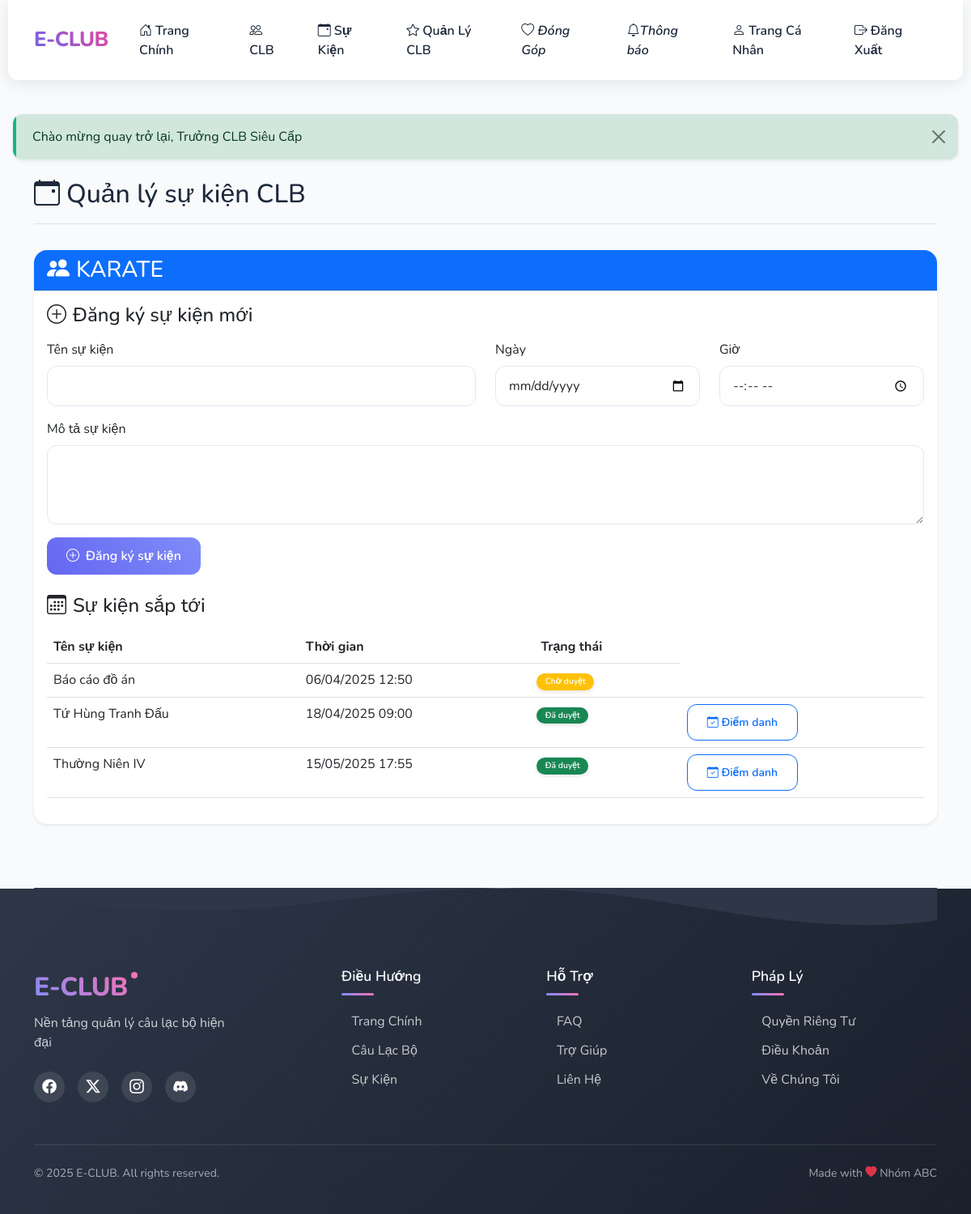
The app's page /index.php?page=club_leader/events&club_id=1 (signed in) with its own data.
### tables this page shows
CREATE TABLE `clubs` (
  `id` int(11) NOT NULL,
  `name` varchar(100) NOT NULL,
  `description` text DEFAULT NULL,
  `created_at` timestamp NOT NULL DEFAULT current_timestamp(),
  `status` enum('active','inactive') NOT NULL DEFAULT 'active',
  `image_url` varchar(255) DEFAULT NULL,
  `bank_info` longtext DEFAULT NULL
);

CREATE TABLE `events` (
  `id` int(11) NOT NULL,
  `club_id` int(11) DEFAULT NULL,
  `title` varchar(200) NOT NULL,
  `description` text DEFAULT NULL,
  `event_date` datetime NOT NULL,
  `status` enum('pending','approved','rejected') DEFAULT 'pending',
  `created_by` int(11) DEFAULT NULL,
  `created_at` timestamp NOT NULL DEFAULT current_timestamp(),
  `notification_before_event` tinyint(1) DEFAULT 0,
  `notification_on_event_day` tinyint(1) DEFAULT 0
);

### pages/club_leader/events.php (the view, shortened to what this page needs)
<?php
$sql = "SELECT c.* FROM clubs c
       INNER JOIN club_leaders cl ON c.id = cl.club_id
       WHERE cl.user_id = ?";
$stmt = $conn->prepare($sql);
$stmt->bind_param("i", $_SESSION['user_id']);
$stmt->execute();
$managed_clubs = $stmt->get_result()->fetch_all(MYSQLI_ASSOC);
$club_events = [];
foreach ($managed_clubs as $club) {
    $sql = "SELECT * FROM events
           WHERE club_id = ? AND event_date >= CURDATE()
           ORDER BY event_date ASC";
    $stmt = $conn->prepare($sql);
    $stmt->bind_param("i", $club['id']);
    $stmt->execute();
    $club_events[$club['id']] = $stmt->get_result()->fetch_all(MYSQLI_ASSOC);
}
?>
<div class="container mt-4 mb-5">
    <div class="row mb-4">
        <div class="col-12">
            <h2 class="border-bottom pb-3">
                <i class="bi bi-calendar-event me-2"></i>Quản lý sự kiện CLB
            </h2>
        </div>
    </div>
    <?php foreach ($managed_clubs as $club): ?>
        <div class="card mb-4 shadow-sm">
            <div class="card-header bg-primary text-white">
                <h3 class="card-title mb-0">
                    <i class="bi bi-people-fill me-2"></i><?php echo htmlspecialchars($club['name']); ?>
                </h3>
            </div>
            <div class="card-body">
                <div class="mb-4">
                    <h4 class="mb-3"><i class="bi bi-plus-circle me-2"></i>Đăng ký sự kiện mới</h4>
                    <form method="POST" action="">
                        <div class="row">
                            <div class="col-md-6 mb-3">
                                <label for="event_name" class="form-label">Tên sự kiện</label>
                                <input type="text" class="form-control" id="event_name" name="event_name" required>
                            </div>
                            <div class="col-md-3 mb-3">
                                <label for="event_date" class="form-label">Ngày</label>
                                <input type="date" class="form-control" id="event_date" name="event_date" required>
                            </div>
                            <div class="col-md-3 mb-3">
                                <label for="event_time" class="form-label">Giờ</label>
                                <input type="time" class="form-control" id="event_time" name="event_time" required>
                            </div>
                        </div>
                        <div class="mb-3">
                            <label for="event_description" class="form-label">Mô tả sự kiện</label>
                            <textarea class="form-control" id="event_description" name="event_description" rows="3" required></textarea>
                        </div>
                        <button type="submit" name="register_event" class="btn btn-primary">
                            <i class="bi bi-plus-circle me-2"></i>Đăng ký sự kiện
                        </button>
                    </form>
                </div>
                <div class="mt-4">
                    <h4 class="mb-3"><i class="bi bi-calendar3 me-2"></i>Sự kiện sắp tới</h4>
                    <?php if (empty($club_events[$club['id']])): ?>
                        <p class="text-muted">Chưa có sự kiện nào được đăng ký.</p>
                    <?php else: ?>
                        <div class="table-responsive">
                            <table class="table table-hover">
                                <thead>
                                    <tr>
                                        <th>Tên sự kiện</th>
                                        <th>Thời gian</th>
                                        <th>Trạng thái</th>
                                    </tr>
                                </thead>
                                <tbody>
                                    <?php foreach ($club_events[$club['id']] as $event): ?>
                                        <tr>
                                            <td><?php echo htmlspecialchars($event['title']); ?></td>
                                            <td><?php echo date('d/m/Y H:i', strtotime($event['event_date'])); ?></td>
                                            <td>
                                                <?php if ($event['status'] === 'approved'): ?>
                                                    <span class="badge bg-success">Đã duyệt</span>
                                                <?php elseif ($event['status'] === 'rejected'): ?>
                                                    <span class="badge bg-danger">Từ chối</span>
                                                <?php else: ?>
                                                    <span class="badge bg-warning">Chờ duyệt</span>
                                                <?php endif; ?>
                                            </td>
                                            <td>
                                                <?php if ($event['status'] === 'approved'): ?>
                                                    <a href="index.php?page=club_leader/event_attendance&event_id=<?php echo $event['id']; ?>"
                                                       class="btn btn-sm btn-outline-primary">
                                                        <i class="bi bi-calendar-check me-1"></i>Điểm danh
                                                    </a>
                                                <?php endif; ?>
                                            </td>
                                        </tr>
                                    <?php endforeach; ?>
                                </tbody>
                            </table>
                        </div>
                    <?php endif; ?>
                </div>
            </div>
        </div>
    <?php endforeach; ?>
</div>

### templates/layout.php (style rules this page uses)
:root { --primary-color: #6366f1; --primary-light: #818cf8; --primary-dark: #4f46e5; --secondary-color: #ec4899; --secondary-light: #f472b6; --accent-color: #0ea5e9; --success-color: #10b981; --warning-color: #f59e0b; --danger-color: #ef4444; --background-color: #f8fafc; --text-color: #1e293b; --border-radius: 12px; --card-border-radius: 16px; --transition-speed: 0.3s; }
body { min-height: 100vh; display: flex; flex-direction: column; background-color: var(--background-color); font-family: 'Nunito', sans-serif; color: var(--text-color); overflow-x: hidden; }
.card { border: none; border-radius: var(--card-border-radius); background: #fff; box-shadow: 0 5px 15px rgba(0, 0, 0, 0.05); transition: all var(--transition-speed) ease; overflow: hidden; position: relative; z-index: 1; }
.card::before { content: ''; position: absolute; top: 0; left: 0; width: 4px; height: 100%; z-index: 2; opacity: 0; transition: opacity var(--transition-speed) ease; }
.btn { border-radius: var(--border-radius); padding: 0.7rem 1.5rem; font-weight: 600; transition: all var(--transition-speed) ease; position: relative; overflow: hidden; z-index: 1; }
.btn::before { content: ''; position: absolute; top: 0; left: 0; width: 100%; height: 100%; background: rgba(255, 255, 255, 0.1); z-index: -1; transform: translateX(-100%) rotate(45deg); transition: transform 0.6s ease; }
.badge { font-size: 0.65rem; padding: 0.35em 0.65em; margin-left: -0.5em; margin-top: -0.5em; }
.btn-primary { background: linear-gradient(45deg, var(--primary-color), var(--primary-light)); border: none; }
.badge { padding: 0.5em 1em; border-radius: 20px; font-weight: 600; box-shadow: 0 2px 5px rgba(0, 0, 0, 0.1); }
.form-control, .form-select { border-radius: var(--border-radius); padding: 0.75rem 1rem; border: 1px solid #e2e8f0; transition: all var(--transition-speed) ease; }
.fade-in { animation: fadeIn 0.5s ease-in; }

### records on screen
clubs: name "KARATE"
events: title "Báo cáo đồ án", event_date "06/04/2025 12:50", status "Chờ duyệt"
events: title "Tứ Hùng Tranh Đấu", event_date "18/04/2025 09:00", status "Đã duyệt"
events: title "Thường Niên IV", event_date "15/05/2025 17:55", status "Đã duyệt"

### other values on screen
$flash['message'] "Chào mừng quay trở lại, Trưởng CLB Siêu Cấp"
APP_NAME "E-CLUB"
